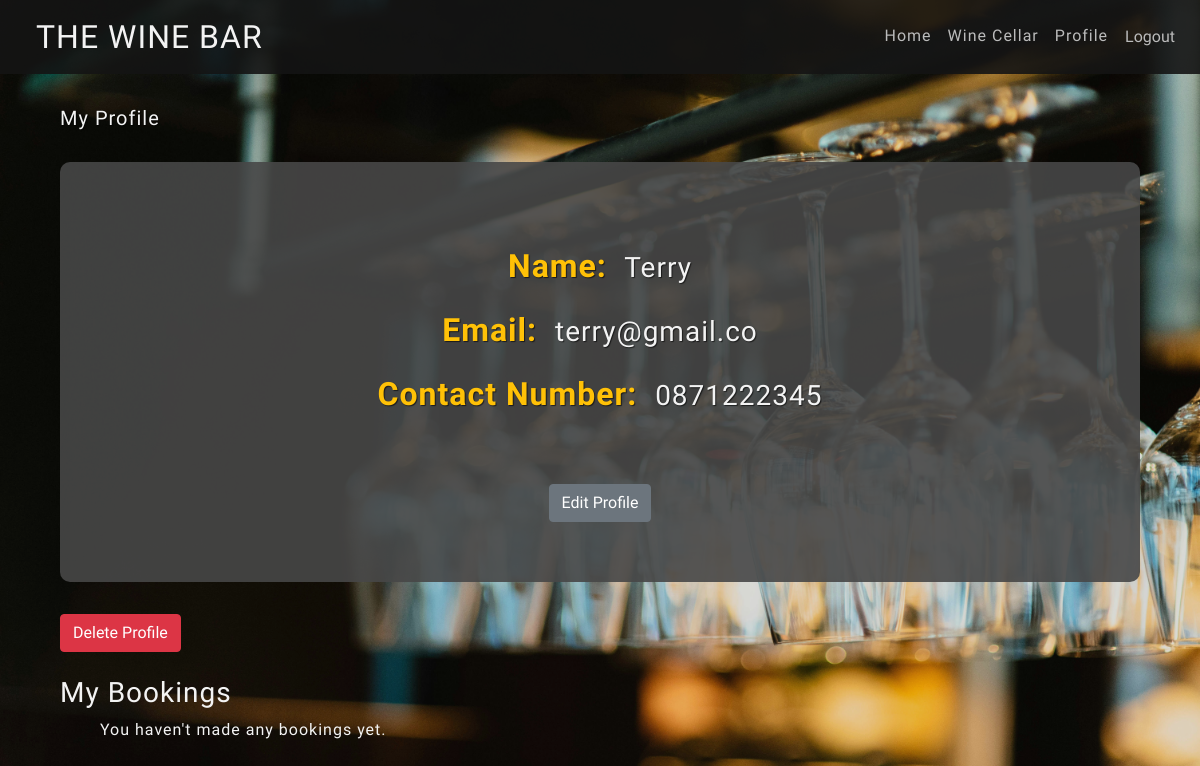
/wine_cellar/profile/ (signed in), run on an earlier commit of the app's database.
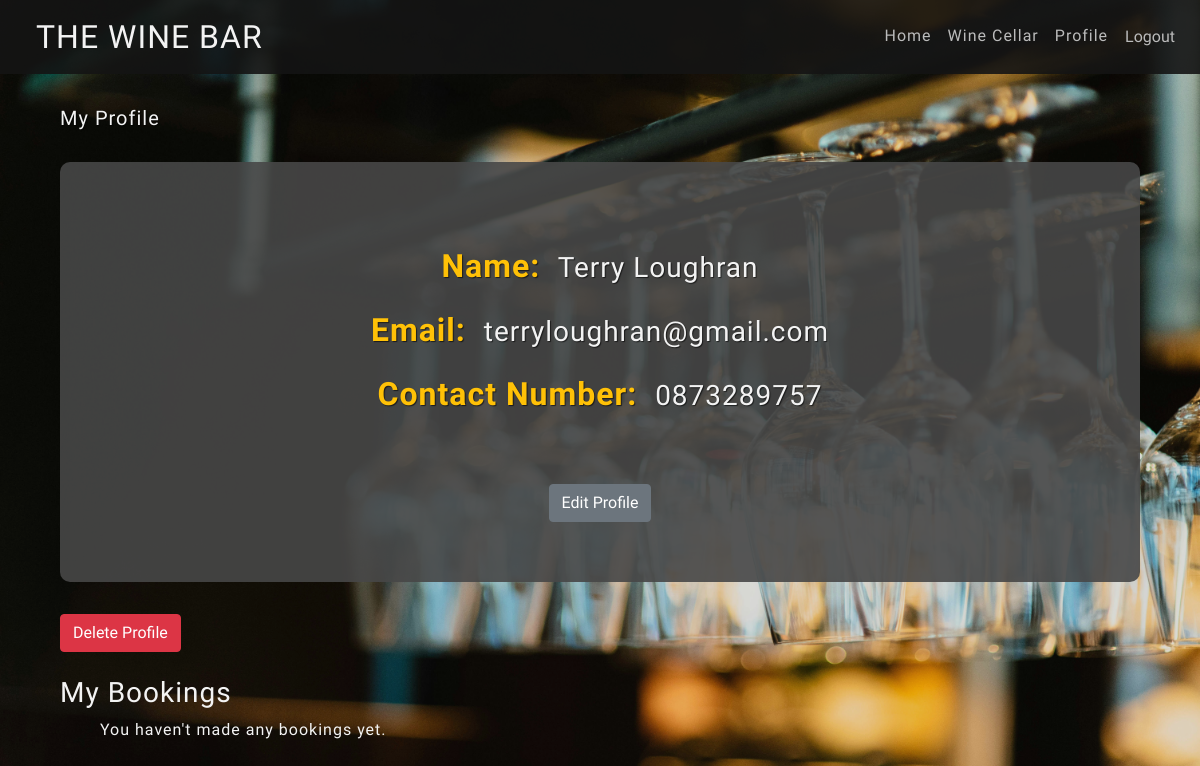
And on a later commit of the database.
### bookings/models.py (models this page shows, shortened)
class UserProfile(models.Model):
    user = models.OneToOneField(User, on_delete=models.CASCADE)
    name = models.CharField(max_length=200, blank=True)
    email = models.EmailField(max_length=200, blank=True)
    contact_number = models.CharField(max_length=15, blank=True)

### bookings/views.py (the view)
# urls.py: path("profile/", views.profile, name="profile"),
@login_required
def profile(request):
    profile, created = UserProfile.objects.get_or_create(user=request.user)
    if created:
        profile.name = request.user.username  # Example: prefill new profile fields.
        profile.save()
    bookings = Booking.objects.filter(user=request.user)
    if request.method == "POST":
        if "delete_profile" in request.POST:
            profile.delete()
            messages.success(request, "Profile deleted successfully.")
            return redirect("winery")
        elif "cancel_booking" in request.POST:
            wine_id = request.POST.get("wine_id")
            try:
                spots_to_cancel = int(request.POST.get("spots_to_cancel", 0))
            except ValueError:
                messages.error(request, "Invalid number of spots to cancel.")
                return redirect("bookings:profile")
            wine = get_object_or_404(wineCellar, id=wine_id)
            user_booking = Booking.objects.filter(
                user=request.user, wine_experience=wine
            ).first()
            if user_booking:
                if (
                    spots_to_cancel >= user_booking.spots_reserved
                    or "cancel_all" in request.POST
                ):
                    wine.available_spots += user_booking.spots_reserved
                    wine.save()
                    user_booking.delete()
                    messages.success(request, "Booking canceled successfully.")
                else:
                    wine.available_spots += spots_to_cancel
                    wine.save()
                    user_booking.spots_reserved -= spots_to_cancel
                    user_booking.save()
                    messages.success(
                        request,
                        f"{spots_to_cancel} spot(s) have been canceled successfully.",
                    )
            else:
                messages.error(request, "No booking found to cancel.")
            if user_booking:
                if (
                    spots_to_cancel >= user_booking.spots_reserved
                    or "cancel_all" in request.POST
                ):
                    wine.available_spots += user_booking.spots_reserved
                    wine.save()
                    user_booking.delete()
                    messages.success(request, "Booking canceled successfully.")
                else:
                    wine.available_spots += spots_to_cancel
                    wine.save()
                    user_booking.spots_reserved -= spots_to_cancel
                    user_booking.save()
                    messages.success(
                        request,
                        f"{spots_to_cancel} spot(s) have been canceled successfully.",
                    )
            else:
                messages.error(request, "No booking found to cancel.")
            return redirect("bookings:profile")
        form = UserProfileForm(request.POST, instance=profile)
        if form.is_valid():
            form.save()
            messages.success(request, "Profile updated successfully.")
            return redirect("bookings:profile")
    else:
        form = UserProfileForm(instance=profile)
    return render(
        request,
        "bookings/profile.html",
        {
            "form": form,
            "profile": profile,
            "bookings": bookings,
        },
    )

### bookings/templates/bookings/profile.html (shortened to what this page needs)
{% extends "layout.html" %}
{% block content %}
    <div class="container mt-4">
        <h2 class="mb-4">My Profile</h2>
        <div id="profileView" class="mb-4">
            <div class="user_info">
                <p>
                    <strong class="profile_title">Name:</strong> {{ profile.name }}
                </p>
                <p>
                    <strong class="profile_title">Email:</strong> {{ profile.email }}
                </p>
                <p>
                    <strong class="profile_title">Contact Number:</strong> {{ profile.contact_number }}
                </p>
            </div>
            <button class="btn btn-secondary" onclick="toggleEditMode()"">Edit Profile
            </button>
        </div>
            <form method="post"
                  class="mb-4"
                  onsubmit="return confirm('Are you sure you want to delete your profile?');">
                <button type="submit" name="delete_profile" class="btn btn-danger">Delete Profile</button>
            </form>
            <div class="user_bookings">
                <h3>My Bookings</h3>
                <ul>
                    {% for booking in bookings %}
                        <li>
                            <strong>{{ booking.wine_experience.title }}</strong> on {{ booking.wine_experience.date }}
                            <br>
                            Reserved spots: {{ booking.spots_reserved }}
                            <form method="post" class="inline-form mt-2">
                                {% csrf_token %}
                                <input type="hidden" name="wine_id" value="{{ booking.wine_experience.id }}">
                                <div class="form-group">
                                    <label for="spots_to_cancel_{{ booking.id }}">Cancel Spots:</label>
                                    <input type="number"
                                           name="spots_to_cancel"
                                           id="spots_to_cancel_{{ booking.id }}"
                                           class="form-control d-inline"
                                           style="width: 80px"
                                           min="1"
                                           max="{{ booking.spots_reserved }}">
                                    <button type="submit" name="cancel_booking" class="btn btn-danger btn-sm">Cancel Selected</button>
                                </div>
                                <button type="submit" name="cancel_all" class="btn btn-danger btn-sm mt-2">Cancel Entire Booking</button>
                            </form>
                        </li>
                    {% empty %}
                        <p>You haven't made any bookings yet.</p>
                    {% endfor %}
                </ul>
            </div>
        </div>
    {% endblock content %}

What changed in the data, as far as the page shows it:
changed UserProfile: name "Terry" → "Terry Loughran"; email "terry@gmail.co" → "terryloughran@gmail.com"; contact_number "0871222345" → "0873289757"
